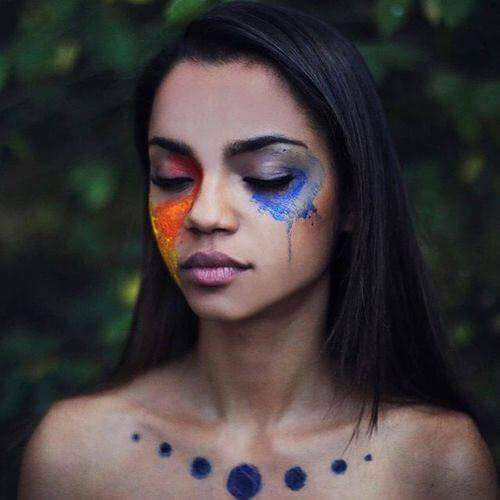
#> input picture Chica.jpg, 500 x 500 px, found by its file name
$ python main2.py
#> lines starting #> are read from the running program, lines starting #| are printed output that depends on the picture; after the words box and inside, x2 and y2 are one past the last pixel; in counts of white or black regions, pixels touching at a corner belong together
import cv2
import os

path = input("Coloque la dirección de la imagen")
#> the answer given: Chica.jpg
image_name = input("Coloque el nombre de la imagen")
#> the answer given: Chica.jpg
path_file = os.path.join(path, image_name)


class ColorImage:

    def __init__(self):

        self.imagen = cv2.imread(path_file)
#> self.imagen is the input picture: shape (500, 500, 3); mean B, G, R 60.2, 59.1, 66.6
        cv2.imshow('Imagen', self.imagen)
        cv2.waitKey(0) #Dejar la imagen en pantalla hasta que se presione cualquier cosa
        cv2.destroyAllWindows()


    def displayProperties(self):

        height, width, channels = self.imagen.shape #Tamaño de la imagen
#> height = 500; width = 500; channels = 3
        print("Alto", height) #Mostrar la altura
#| Alto 500
        print("Ancho", width) #Mostrar el ancho
#| Ancho 500

    def makeGray(self):

        grayImage = cv2.cvtColor(self.imagen, cv2.COLOR_BGR2GRAY)
        (thresh, blackAndWhiteImage) = cv2.threshold(grayImage, 127, 255, cv2.THRESH_BINARY)
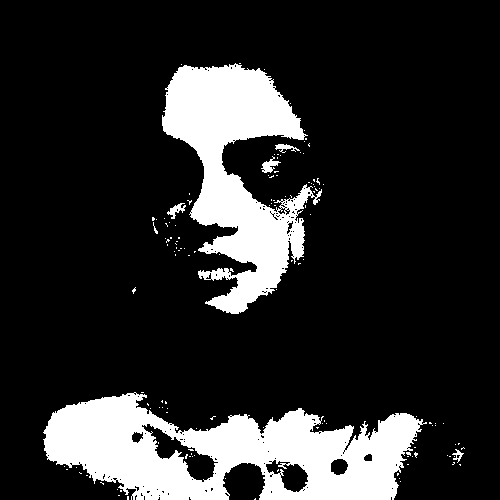
#> blackAndWhiteImage: shape (500, 500); 17.2% white; 133 white regions (126 under 20 px), largest, box (x1, y1, x2, y2) and area: (43, 392, 427, 500) 23856, (162, 63, 322, 314) 18353, (261, 156, 281, 173) 147
        cv2.imshow('Imagen en grises', grayImage)
        cv2.waitKey(0)
        cv2.destroyAllWindows()

    def colorizeRGB(self, color):

#> called with color = 'Rojo'
        b = self.imagen.copy()  # Copia de la imagen
        # Canal verde y rojo en 0
        b[:, :, 1] = 0
        b[:, :, 2] = 0
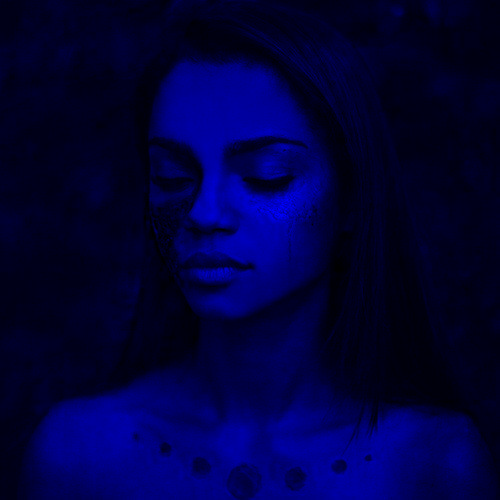
#> b: shape (500, 500, 3); mean B, G, R 60.2, 0, 0

        g = self.imagen.copy()  # Copia de la imagen
        # Canal azul y rojo en 0
        g[:, :, 0] = 0
        g[:, :, 2] = 0
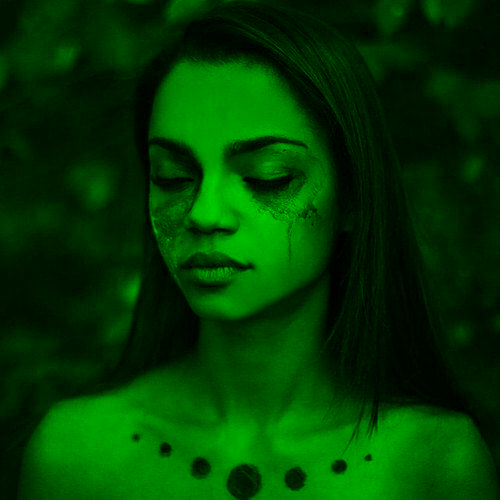
#> g: shape (500, 500, 3); mean B, G, R 0, 59.1, 0

        r = self.imagen.copy()  # Copia de la imagen
        # Canal azul y verde en 0
        r[:, :, 0] = 0
        r[:, :, 1] = 0
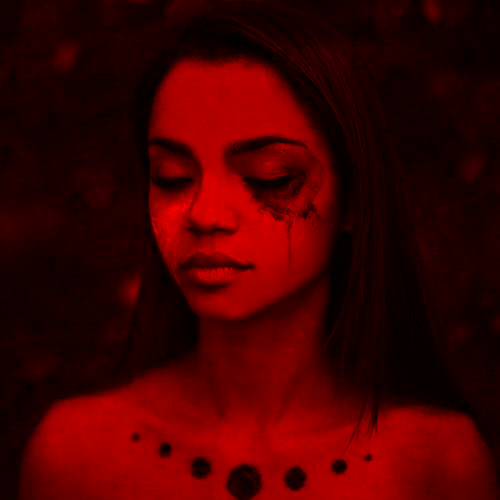
#> r: shape (500, 500, 3); mean B, G, R 0, 0, 66.6

        if color == 'Azul':
            cv2.imshow('B-RGB', b)
            cv2.waitKey(0)

        elif color == 'Verde':
            cv2.imshow('G-RGB', g)
            cv2.waitKey(0)

        elif color == 'Rojo':
            cv2.imshow('R-RGB', r)
            cv2.waitKey(0)

        else:
            print('Color no seleccionado')

    def makeHue(self):

        hsv = cv2.cvtColor(self.imagen, cv2.COLOR_BGR2HSV) #De BGR a HSV
#> hsv: shape (500, 500, 3); mean H, S, V 86.2, 72.9, 72.7
        cv2.imshow('Imagen HSV', hsv) #Imagen HSV
        cv2.waitKey(0)
        cv2.destroyAllWindows()

        #Se dividen H, S y V y se colocan S y V en 255
        h, s, v = cv2.split(hsv)
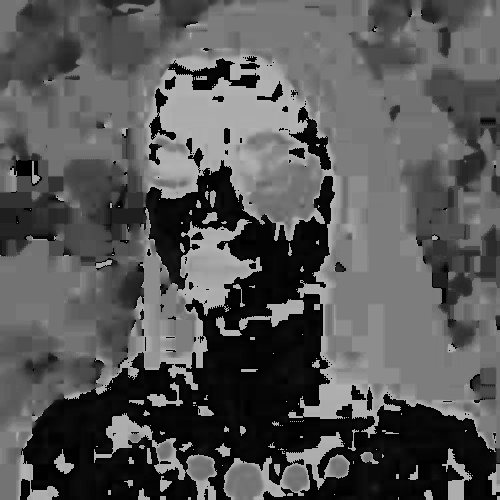
#> h: shape (500, 500); min 0, max 179, mean 86.2
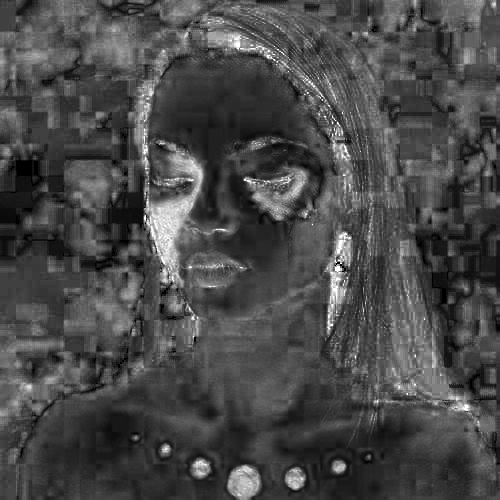
#> s: shape (500, 500); min 0, max 255, mean 72.9
        s.fill(255)
#> s: shape (500, 500); every value is 255
        v.fill(255)
        hsv_image = cv2.merge([h, s, v]) #Luego se vuelven a mezclar
#> hsv_image: shape (500, 500, 3); mean H, S, V 86.2, 255, 255

        out = cv2.cvtColor(hsv_image, cv2.COLOR_HSV2BGR) #Se vuelve a pasar a RGB
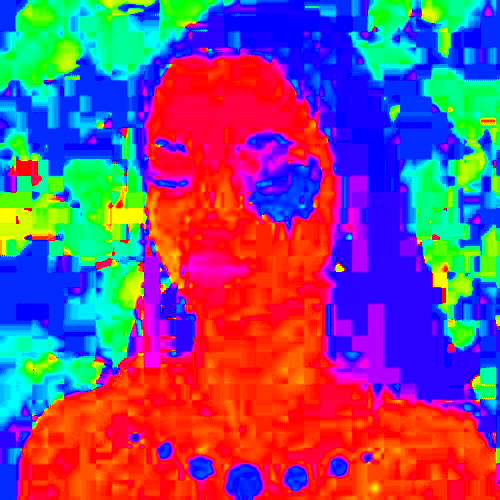
#> out: shape (500, 500, 3); mean B, G, R 131.3, 78.9, 123.1

        cv2.imshow('Imagen RGB desde HSV', out)
        cv2.waitKey(0)
        cv2.destroyAllWindows()


imagen = ColorImage() #Creación de objeto
imagen.displayProperties() #Imagen a método displayProperties
imagen.makeGray() #Imagen a método makeGray
imagen.colorizeRGB("Rojo")
imagen.makeHue()
